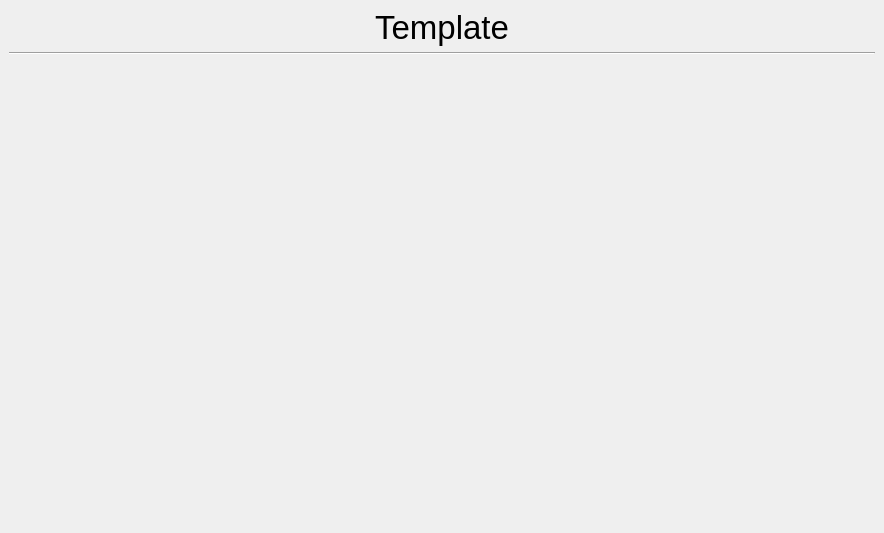
<?xml version="1.0" encoding="UTF-8"?>
<ui version="4.0">
 <class>Dialog</class>
 <widget class="QDialog" name="Dialog">
  <property name="geometry">
   <rect>
    <x>0</x>
    <y>0</y>
    <width>884</width>
    <height>533</height>
   </rect>
  </property>
  <property name="windowTitle">
   <string>Dialog</string>
  </property>
  <layout class="QVBoxLayout" name="verticalLayout" stretch="0,0,0">
   <property name="spacing">
    <number>6</number>
   </property>
   <property name="leftMargin">
    <number>9</number>
   </property>
   <property name="topMargin">
    <number>9</number>
   </property>
   <property name="rightMargin">
    <number>9</number>
   </property>
   <property name="bottomMargin">
    <number>9</number>
   </property>
   <item>
    <widget class="QLabel" name="label">
     <property name="font">
      <font>
       <pointsize>25</pointsize>
      </font>
     </property>
     <property name="text">
      <string>Template</string>
     </property>
     <property name="alignment">
      <set>Qt::AlignCenter</set>
     </property>
    </widget>
   </item>
   <item>
    <widget class="Line" name="line">
     <property name="orientation">
      <enum>Qt::Horizontal</enum>
     </property>
    </widget>
   </item>
   <item>
    <widget class="QWidget" name="widget" native="true">
     <property name="sizePolicy">
      <sizepolicy hsizetype="Expanding" vsizetype="Expanding">
       <horstretch>0</horstretch>
       <verstretch>0</verstretch>
      </sizepolicy>
     </property>
     <layout class="QHBoxLayout" name="horizontalLayout_2"/>
    </widget>
   </item>
  </layout>
 </widget>
 <resources/>
 <connections/>
</ui>
